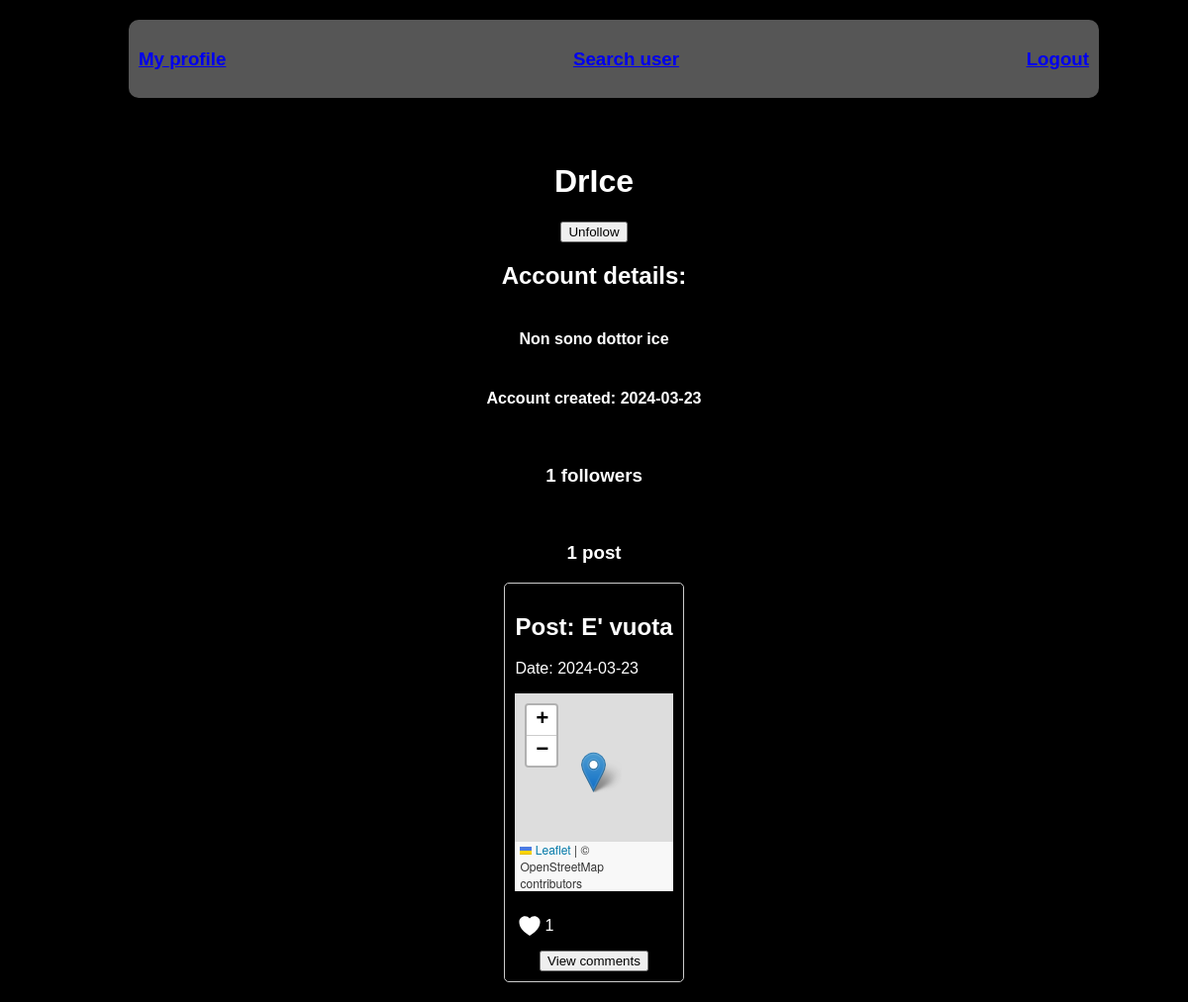
Screenshot of /user/6/ (signed in) with the database file from the repository.
### tables this page shows
CREATE TABLE users (
        id INTEGER PRIMARY KEY,
        username TEXT NOT NULL,
        password TEXT NOT NULL
    , description TEXT, creation_date DATE);

CREATE TABLE post (
        id INTEGER PRIMARY KEY,
        pin_id INTEGER NOT NULL,
        user_id INTEGER NOT NULL,
        text TEXT NOT NULL,
        date DATE NOT NULL,
        FOREIGN KEY (pin_id) REFERENCES pins(id),
        FOREIGN KEY (user_id) REFERENCES users(id)
    );

### app.py (the view)
@app.route('/user/<int:user_id>/')
def user(user_id):
    conn = sqlite3.connect('./static/data/cityPin.db')
    cursor = conn.cursor()
    cursor.execute(
        '''
        SELECT * FROM users WHERE id = ?
        ''',
        (user_id,)
    )
    user = cursor.fetchone()
    posts = get_user_posts(user[0])
    cursor.execute(
        '''
            SELECT COUNT(*) FROM followers WHERE user_id = ?
        ''',
        (user[0],)
    )
    n_followers = cursor.fetchone()[0]
    cursor.execute(
        '''
        SELECT COUNT(*) FROM followers WHERE user_id = ? AND follower_id = ?
        ''',
        (user[0], session['user'][0])
    )
    is_following = cursor.fetchone()[0]
    conn.commit()
    conn.close()
    return render_template('other_user_page.html', user = user, posts = posts, n_posts = len(posts), n_followers = n_followers, is_following = is_following)

### templates/other_user_page.html (shortened to what this page needs)
<!DOCTYPE html>
<html lang="en">
<head>
    <link rel="stylesheet" type="text/css" href="{{ url_for('static', filename='css/style.css') }}">
    <link rel="stylesheet" href="https://unpkg.com/leaflet/dist/leaflet.css" />
</head>
<body>
    <div class = "navbar">
        <h3><a href = "/userPage">My profile</a></h3>
        <h3><a href = "/search">Search user</a></h3>
        <h3><a href="{{ url_for('logout') }}">Logout</a></h3>
    </div>
    <br><br><br><br><br><br><br><br>
    <h1>{{ user[1] }}</h1>
    {% if not is_following %}
        <form action="/addFollower/{{ user[0] }}/" method="POST">
            <button type="submit" class = "followBotton">Follow</button>
        </form>
    {% else %}
        <form action="/removeFollower/{{ user[0] }}/" method="POST">
            <button type="submit" class = "followBotton">Unfollow</button>
        </form>
    {% endif %}
    <h2>Account details:</h2>
    <h4>{{ user[3] }}</h4>
    <h4>Account created: {{ user[4] }}</h4>
    <br>
    <h3>{{n_followers}} followers</h3>
    <br>
    <h3>{{n_posts}} post</h3>
    <div class = "posts">
        {% for post in posts %}
            <div class="card">
                <h2>Post: {{ post[2] }}</h2>
                <p>Date: {{ post[3] }}</p>
                <div class="map" id="mapid_{{ loop.index }}"></div>
                    {% if not post[7] %}
                    <form action="/addLike/{{ post[0] }}/{{user[0]}}" method="POST" class = "formLike">
                        <button type="submit" class = "likeButton">
                            <svg xmlns="http://www.w3.org/2000/svg" fill="none" viewBox="0 0 24 24" stroke-width="1.5" stroke="currentColor" class="w-6 h-6">
                                <path stroke-linecap="round" stroke-linejoin="round" d="M21 8.25c0-2.485-2.099-4.5-4.688-4.5-1.935 0-3.597 1.126-4.312 2.733-.715-1.607-2.377-2.733-4.313-2.733C5.1 3.75 3 5.765 3 8.25c0 7.22 9 12 9 12s9-4.78 9-12Z" />
                            </svg>
                          </button>
                          <p> {{post[6]}}</p>
                    </form>
                    {% else %}
                    <form action="/removeLike/{{ post[0] }}/{{user[0]}}" method="POST" class = "formLike">
                        <button type="submit" class = "likeButton">
                        </button>
                        <p> {{post[6]}}</p>
                    </form>
                    {% endif %}
                <form action="/postPage/{{ post[0] }}" method="POST">
                    <button type="submit" class = "viewCommentsButton">View comments</button>
                </form>
            </div>
        {% endfor %}
    </div>
</body>
</html>

### static/css/style.css (style rules this page uses)
body { background-color: #000000; font-family: Arial, sans-serif; margin: 0; padding: 0; color: rgb(255,255,255); }
.navbar { position: fixed; top: 0%; left: 50%; transform: translateX(-50%); width: 80%; display: flex; justify-content: space-between; align-items: center; background-color: rgba(255, 255, 255, 0.337); padding: 10px; border-radius: 10px; margin: 20px; }
body { display: flex; flex-direction: column; align-items: center; }
form { display: flex; flex-direction: column; align-items: center; }
.likeButton { background-color: #4caf4f00; color: white; height: 30px; width: 30px; padding: 2px 2px; margin: 8px 0; border: none; cursor: pointer; border-radius: 10px; text-align: center; }
.formLike { display: flex; flex-direction: row; align-items: center; }

### templates/other_user_page.html (style rules this page uses)
.map { height: 200px; margin-bottom: 10px; }
.card { margin-bottom: 20px; border: 1px solid #ccc; border-radius: 5px; padding: 10px; }

### rows the page displays
users: username "DrIce", description "Non sono dottor ice", creation_date "2024-03-23"
post: text "E' vuota", date "2024-03-23", post "1"

### other values shown
{{ n_followers }} "1"
{{ n_posts }} "1"
